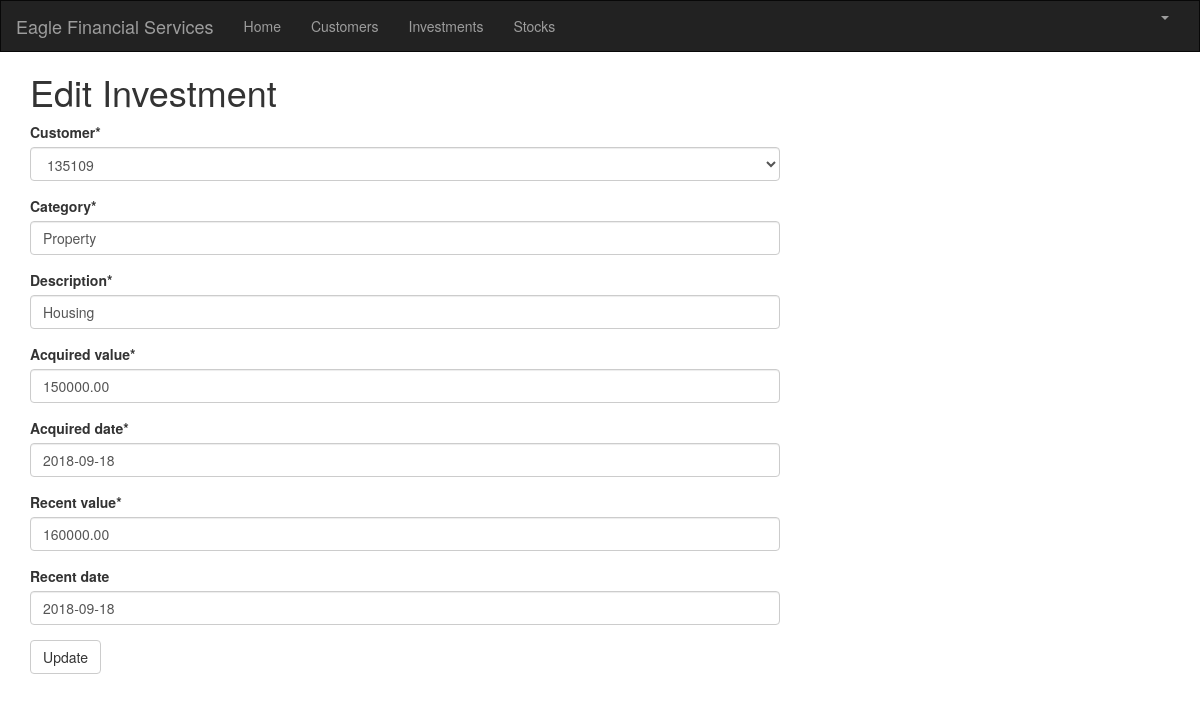
Screenshot of /investment/32/edit/ (signed in) with the database file from the repository.
### portfolio/models.py (models this page shows, shortened)
class Investment(models.Model):
    customer = models.ForeignKey(Customer, on_delete=models.CASCADE, related_name='investments')
    category = models.CharField(max_length=50)
    description = models.CharField(max_length=200)
    acquired_value = models.DecimalField(max_digits=10, decimal_places=2)
    acquired_date = models.DateField(default=timezone.now)
    recent_value = models.DecimalField(max_digits=10, decimal_places=2)
    recent_date = models.DateField(default=timezone.now, blank=True, null=True)

### portfolio/views.py (the view)
# urls.py: path('investment/<int:pk>/edit/', views.investment_edit, name='investment_edit'),
@login_required
def investment_edit(request, pk):
   investment = get_object_or_404(Investment, pk=pk)
   if request.method == "POST":
       form = InvestmentForm(request.POST, instance=investment)
       if form.is_valid():
           investment = form.save()
           investment.acquired_date = timezone.now()
           investment.save()
           investments = Investment.objects.filter(acquired_date__lte=timezone.now())
           return render(request, 'portfolio/investment_list.html', {'investments': investments})
   else:
        form = InvestmentForm(instance=investment)
   return render(request, 'portfolio/investment_edit.html', {'form': form})

### portfolio/forms.py
class InvestmentForm(forms.ModelForm):
   class Meta:
       model = Investment
       fields = ('customer', 'category', 'description', 'acquired_value', 'acquired_date', 'recent_value','recent_date',)

### portfolio/models.py (called while the page is built)
    def __str__(self):
        return str(self.cust_number)

### portfolio/templates/portfolio/investment_edit.html
{% extends 'portfolio/base.html' %}
{% load crispy_forms_tags %}
{% block content %}
    <h1>Edit Investment</h1>
    <form method="POST" class="investment-form">{% csrf_token %}
         {{ form|crispy }}
        <button type="submit" class="save btn btn-default">Update</button>
    </form>
{% endblock %}

### rows the page displays
Investment: customer "135109", category "Property", description "Housing", acquired_value "150000.00", acquired_date "2018-09-18", recent_value "160000.00", recent_date "2018-09-18"
